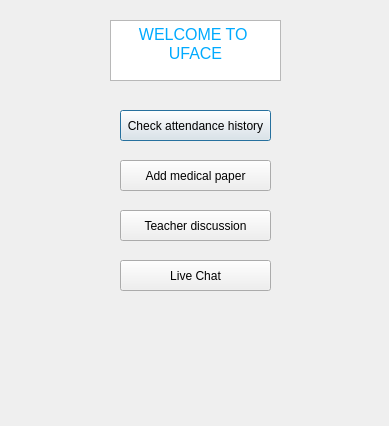
<?xml version="1.0" encoding="UTF-8"?>
<ui version="4.0">
 <class>Dialog</class>
 <widget class="QDialog" name="Dialog">
  <property name="geometry">
   <rect>
    <x>0</x>
    <y>0</y>
    <width>389</width>
    <height>426</height>
   </rect>
  </property>
  <property name="windowTitle">
   <string>Home</string>
  </property>
  <widget class="QTextEdit" name="textEdit_3">
   <property name="geometry">
    <rect>
     <x>110</x>
     <y>20</y>
     <width>171</width>
     <height>61</height>
    </rect>
   </property>
   <property name="readOnly">
    <bool>true</bool>
   </property>
   <property name="html">
    <string>&lt;!DOCTYPE HTML PUBLIC &quot;-//W3C//DTD HTML 4.0//EN&quot; &quot;http://www.w3.org/TR/REC-html40/strict.dtd&quot;&gt;
&lt;html&gt;&lt;head&gt;&lt;meta name=&quot;qrichtext&quot; content=&quot;1&quot; /&gt;&lt;style type=&quot;text/css&quot;&gt;
p, li { white-space: pre-wrap; }
&lt;/style&gt;&lt;/head&gt;&lt;body style=&quot; font-family:'MS Shell Dlg 2'; font-size:7.8pt; font-weight:400; font-style:normal;&quot;&gt;
&lt;p align=&quot;center&quot; style=&quot; margin-top:0px; margin-bottom:0px; margin-left:0px; margin-right:0px; -qt-block-indent:0; text-indent:0px;&quot;&gt;&lt;span style=&quot; font-size:12pt; color:#00aaff;&quot;&gt;WELCOME TO &lt;/span&gt;&lt;/p&gt;
&lt;p align=&quot;center&quot; style=&quot; margin-top:0px; margin-bottom:0px; margin-left:0px; margin-right:0px; -qt-block-indent:0; text-indent:0px;&quot;&gt;&lt;span style=&quot; font-size:12pt; color:#00aaff;&quot;&gt;UFACE&lt;/span&gt;&lt;/p&gt;&lt;/body&gt;&lt;/html&gt;</string>
   </property>
  </widget>
  <widget class="QPushButton" name="pushButton">
   <property name="geometry">
    <rect>
     <x>120</x>
     <y>110</y>
     <width>151</width>
     <height>31</height>
    </rect>
   </property>
   <property name="text">
    <string>Check attendance history</string>
   </property>
  </widget>
  <widget class="QPushButton" name="pushButton_2">
   <property name="geometry">
    <rect>
     <x>120</x>
     <y>160</y>
     <width>151</width>
     <height>31</height>
    </rect>
   </property>
   <property name="text">
    <string>Add medical paper</string>
   </property>
  </widget>
  <widget class="QPushButton" name="pushButton_3">
   <property name="geometry">
    <rect>
     <x>120</x>
     <y>260</y>
     <width>151</width>
     <height>31</height>
    </rect>
   </property>
   <property name="text">
    <string>Live Chat</string>
   </property>
  </widget>
  <widget class="QPushButton" name="pushButton_4">
   <property name="geometry">
    <rect>
     <x>120</x>
     <y>210</y>
     <width>151</width>
     <height>31</height>
    </rect>
   </property>
   <property name="text">
    <string>Teacher discussion</string>
   </property>
  </widget>
 </widget>
 <resources/>
 <connections/>
</ui>
